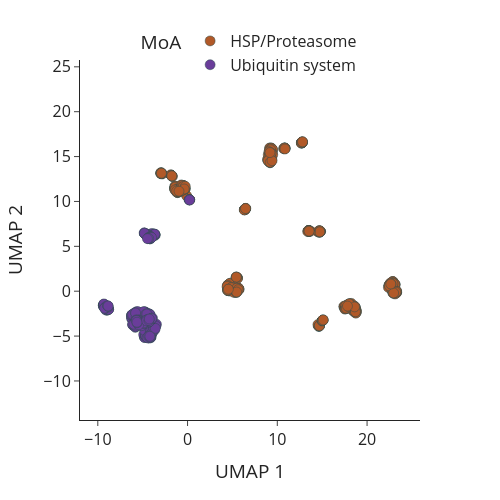

The code cell stored with this chart in its notebook:
### Code cell
fig = px.scatter(z_umap,
                 x=0,
                 y=1,
                 color=MoA_prot,
                 height=500,
                 width=500,
                 # opacity=0.5,
                 color_discrete_map=map,
                 # category_orders={"color": category_order},
                 # hover_data=[z_concat.index.get_level_values("TCGA_DESC")] ,
                 template="simple_white",
                #  title= "Embedding without blood cancers",
                 labels={"0": "UMAP 1",
                        "1": "UMAP 2",
                        "color":"MoA"
                       },
               )

fig.update_traces(
    marker=dict(
        size=10,
        line=dict(width=0.5, color="DarkSlateGrey")
    )
)

fig.update_layout(font=dict(size=16))
fig.update_yaxes(scaleanchor="x")
fig.update_layout(
    showlegend=True,
    legend=dict(
        orientation="h",           # horizontal layout
        yanchor="top",
        y=1.1,                    # move it below the plot
        xanchor="center",
        x=0.5                      # center it horizontally
    )
)

### Figure 1 — Plotly figure (JSON) as saved in the notebook; plotly's stock layout.template omitted (floating-point values rounded to 4 significant figures; data arrays with more than 128 entries replaced by an {"elided": "..."} marker saying what was removed)
{"data": [{"hovertemplate": "MoA=HSP/Proteasome<br>UMAP 1=%{x}<br>UMAP 2=%{y}<extra></extra>", "legendgroup": "HSP/Proteasome", "marker": {"color": "#b15928", "line": {"color": "DarkSlateGrey", "width": 0.5}, "size": 10, "symbol": "circle"}, "mode": "markers", "name": "HSP/Proteasome", "orientation": "v", "showlegend": true, "type": "scatter", "x": {"elided": "457 float values"}, "xaxis": "x", "y": {"elided": "457 float values"}, "yaxis": "y"}, {"hovertemplate": "MoA=Ubiquitin system<br>UMAP 1=%{x}<br>UMAP 2=%{y}<extra></extra>", "legendgroup": "Ubiquitin system", "marker": {"color": "#6a3d9a", "line": {"color": "DarkSlateGrey", "width": 0.5}, "size": 10, "symbol": "circle"}, "mode": "markers", "name": "Ubiquitin system", "orientation": "v", "showlegend": true, "type": "scatter", "x": {"elided": "272 float values"}, "xaxis": "x", "y": {"elided": "272 float values"}, "yaxis": "y"}], "layout": {"font": {"size": 16}, "height": 500, "legend": {"orientation": "h", "title": {"text": "MoA"}, "tracegroupgap": 0, "x": 0.5, "xanchor": "center", "y": 1.1, "yanchor": "top"}, "margin": {"t": 60}, "showlegend": true, "width": 500, "xaxis": {"anchor": "y", "autorange": true, "domain": [0, 1], "range": [-11.98, 25.9], "title": {"text": "UMAP 1"}, "type": "linear"}, "yaxis": {"anchor": "x", "autorange": true, "domain": [0, 1], "range": [-14.35, 25.76], "scaleanchor": "x", "title": {"text": "UMAP 2"}, "type": "linear"}}}
